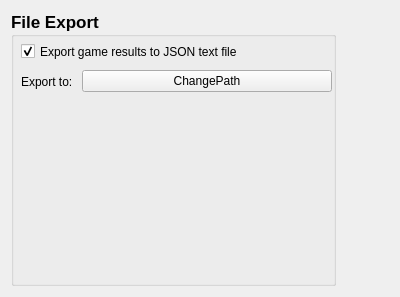
<?xml version="1.0" encoding="UTF-8"?>
<ui version="4.0">
 <class>AdvancedWidget</class>
 <widget class="QWidget" name="AdvancedWidget">
  <property name="geometry">
   <rect>
    <x>0</x>
    <y>0</y>
    <width>400</width>
    <height>297</height>
   </rect>
  </property>
  <property name="windowTitle">
   <string>Form</string>
  </property>
  <property name="styleSheet">
   <string notr="true">#title {
	font-size: 24px;
 	font-weight: bold;
}
#slogan, #version {
	color: #898989;
}
#version {
	font-size: 11px;
}</string>
  </property>
  <layout class="QVBoxLayout" name="verticalLayout_2">
   <item>
    <layout class="QVBoxLayout" name="verticalLayout">
     <item>
      <widget class="QGroupBox" name="groupBox">
       <property name="sizePolicy">
        <sizepolicy hsizetype="Preferred" vsizetype="Expanding">
         <horstretch>0</horstretch>
         <verstretch>0</verstretch>
        </sizepolicy>
       </property>
       <property name="maximumSize">
        <size>
         <width>325</width>
         <height>16777215</height>
        </size>
       </property>
       <property name="font">
        <font>
         <pointsize>13</pointsize>
         <weight>75</weight>
         <bold>true</bold>
        </font>
       </property>
       <property name="title">
        <string>File Export</string>
       </property>
       <widget class="QCheckBox" name="exportToJsonFile">
        <property name="geometry">
         <rect>
          <x>10</x>
          <y>30</y>
          <width>351</width>
          <height>21</height>
         </rect>
        </property>
        <property name="text">
         <string>Export game results to JSON text file</string>
        </property>
        <property name="checked">
         <bool>true</bool>
        </property>
       </widget>
       <widget class="QWidget" name="horizontalLayoutWidget">
        <property name="geometry">
         <rect>
          <x>10</x>
          <y>50</y>
          <width>311</width>
          <height>41</height>
         </rect>
        </property>
        <layout class="QHBoxLayout" name="horizontalLayout">
         <item>
          <widget class="QLabel" name="exportPathLabel">
           <property name="sizePolicy">
            <sizepolicy hsizetype="Minimum" vsizetype="Minimum">
             <horstretch>0</horstretch>
             <verstretch>0</verstretch>
            </sizepolicy>
           </property>
           <property name="minimumSize">
            <size>
             <width>0</width>
             <height>0</height>
            </size>
           </property>
           <property name="text">
            <string>Export to:</string>
           </property>
          </widget>
         </item>
         <item>
          <widget class="QPushButton" name="changeExportPathButton">
           <property name="sizePolicy">
            <sizepolicy hsizetype="Expanding" vsizetype="Fixed">
             <horstretch>1</horstretch>
             <verstretch>0</verstretch>
            </sizepolicy>
           </property>
           <property name="minimumSize">
            <size>
             <width>0</width>
             <height>0</height>
            </size>
           </property>
           <property name="maximumSize">
            <size>
             <width>250</width>
             <height>16777215</height>
            </size>
           </property>
           <property name="layoutDirection">
            <enum>Qt::LeftToRight</enum>
           </property>
           <property name="text">
            <string>ChangePath</string>
           </property>
          </widget>
         </item>
        </layout>
       </widget>
      </widget>
     </item>
    </layout>
   </item>
  </layout>
 </widget>
 <resources/>
 <connections/>
</ui>
